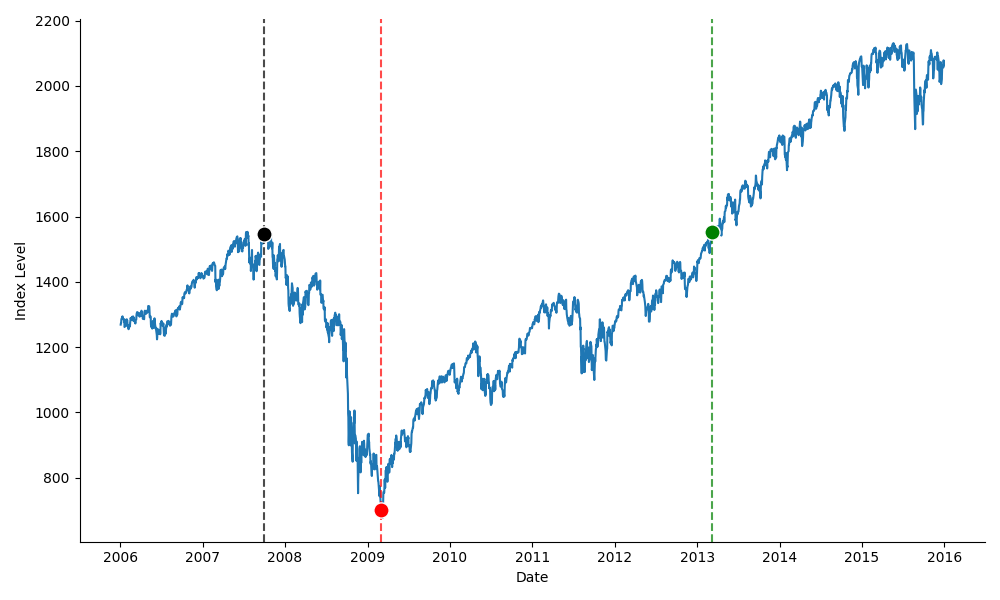

Write the Python code that produced this figure.
import pandas as pd
import yfinance as yf
import matplotlib
matplotlib.use('TkAgg')
import matplotlib.pyplot as plt
import os

pickle_file = 'sp500_data.pkl'

if os.path.exists(pickle_file):
    sp500 = pd.read_pickle(pickle_file)
else:
    sp500 = yf.download('^GSPC', start='2006-01-01', end='2015-12-31')
    sp500.to_pickle(pickle_file)

# Flatten MultiIndex columns if present
if isinstance(sp500.columns, pd.MultiIndex):
    sp500.columns = ['_'.join(col).strip() for col in sp500.columns.values]

sp500.reset_index(inplace=True)
sp500['Date'] = pd.to_datetime(sp500['Date'])
close_col = [col for col in sp500.columns if col.startswith('Close')][0]

peak_date = pd.to_datetime("2007-10-01")
peak_price = sp500.loc[sp500['Date'].sub(peak_date).abs().idxmin(), close_col]
trough_date = pd.to_datetime("2009-03-01")
trough_price = sp500.loc[sp500['Date'].sub(trough_date).abs().idxmin(), close_col]
recovery_candidates = sp500[(sp500['Date'] > trough_date) & (sp500[close_col] >= peak_price)]
if not recovery_candidates.empty:
    recovery_date = recovery_candidates.iloc[0]['Date']
    recovery_price = recovery_candidates.iloc[0][close_col]
else:
    recovery_date = sp500.iloc[-1]['Date']
    recovery_price = sp500.iloc[-1][close_col]

peak_date = pd.to_datetime("2007-10-01")
peak_price = sp500.loc[sp500['Date'].sub(peak_date).abs().idxmin(), close_col]
trough_date = pd.to_datetime("2009-03-01")
trough_price = sp500.loc[sp500['Date'].sub(trough_date).abs().idxmin(), close_col]
recovery_candidates = sp500[(sp500['Date'] > trough_date) & (sp500[close_col] >= peak_price)]
if not recovery_candidates.empty:
    recovery_date = recovery_candidates.iloc[0]['Date']
    recovery_price = recovery_candidates.iloc[0][close_col]
else:
    recovery_date = sp500.iloc[-1]['Date']
    recovery_price = sp500.iloc[-1][close_col]

drop_pct = (peak_price - trough_price) / peak_price * 100
recovery_pct = (recovery_price - trough_price) / peak_price * 100

# Calculate durations
days_to_trough = (trough_date - peak_date).days
days_to_recovery = (recovery_date - trough_date).days
years_trough = days_to_trough // 365
extra_days_trough = days_to_trough % 365
years_recovery = days_to_recovery // 365
extra_days_recovery = days_to_recovery % 365

plt.figure(figsize=(10,6))
plt.plot(sp500['Date'], sp500[close_col], label='_nolegend_', color='C0')

plt.scatter([peak_date], [peak_price], color='black', s=120, edgecolor='white', zorder=5)
plt.scatter([trough_date], [trough_price], color='red', s=120, edgecolor='white', zorder=5)
plt.scatter([recovery_date], [recovery_price], color='green', s=120, edgecolor='white', zorder=5)

plt.axvline(peak_date, color='black', linestyle='--', alpha=0.7)
plt.axvline(trough_date, color='red', linestyle='--', alpha=0.7)
plt.axvline(recovery_date, color='green', linestyle='--', alpha=0.7)

# Position offset to avoid overlap
offset_days = pd.Timedelta(days=70)
offset_days_recovery = pd.Timedelta(days=120)

plt.xlabel("Date")
plt.ylabel("Index Level")

# Remove top/right spines
plt.gca().spines['top'].set_visible(False)
plt.gca().spines['right'].set_visible(False)
plt.grid(False)

plt.tight_layout()
plt.savefig("SP500_crisis.png", transparent=True)
plt.show()
